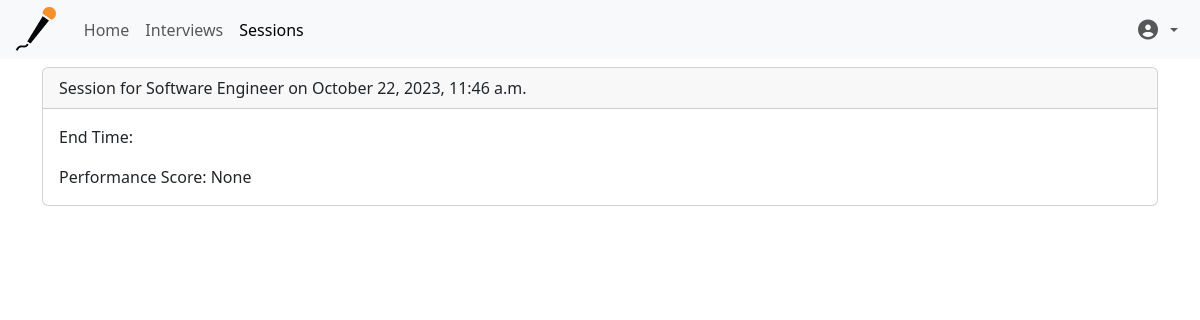
The app's page /sessions/ (signed in) with its own data.
### core/models.py (models this page shows, shortened)
class Session(models.Model):
    session_id = models.CharField(max_length=32, unique=True, editable=False)  # hash field
    interview = models.ForeignKey(Interview, on_delete=models.CASCADE, related_name='sessions')
    start_time = models.DateTimeField(auto_now=True)
    questions = models.JSONField(blank=True, null=True)  # You could use a TextField if your Django version < 3.1
    responses = models.JSONField(blank=True, null=True)  # You could use a TextField if your Django version < 3.1
    performance_analysis = models.TextField(blank=True, null=True)
    performance_score = models.FloatField(null=True, blank=True)  # assuming score is a float value, set to null if not scored yet
    analysis_status = models.CharField(max_length=10, default='pending', choices=[('pending', 'Pending'), ('processing', 'Processing'), ('done', 'Done')])
    analysis_result = models.TextField(blank=True, null=True)

class Interview(models.Model):
    user = models.ForeignKey(User, on_delete=models.CASCADE, related_name='interviews')
    job_title = models.CharField(max_length=255, blank=False, null=False)
    company_name = models.CharField(max_length=255, blank=False, null=False)
    job_description = models.TextField(blank=True, null=True)
    resume = models.FileField(upload_to='resumes/')
    resume_text = models.CharField(max_length=10000, blank=True, null=True)
    created_at = models.DateTimeField(auto_now=True)
    updated_at = models.DateTimeField(auto_now=True)

### core/views.py (the view)
# urls.py: path('sessions/', SessionListView.as_view(), name='session_list'),
class SessionListView(LoginRequiredMixin, generic.ListView):
    model = Session
    template_name = 'core/session_list.html'
    context_object_name = 'sessions'

### core/templates/core/session_list.html
{% extends 'core/base_generic.html' %}
{% block body %}
  <div class="container">
    {% for session in sessions %}
      <div class="card mb-3">
        <div class="card-header">
          Session for {{ session.interview.job_title }} on {{ session.start_time|date:"F j, Y, P" }}
        </div>
        <div class="card-body">
          <p class="card-text">End Time: {{ session.end_time|date:"F j, Y, P" }}</p>
          <p class="card-text">Performance Score: {{ session.performance_score }}</p>
        </div>
      </div>
    {% empty %}
      <p>No sessions available.</p>
    {% endfor %}
  </div>
{% endblock %}

### records on screen
Session: interview.job_title "Software Engineer", start_time "October 22, 2023, 11:46 a.m.", performance_score "None"
